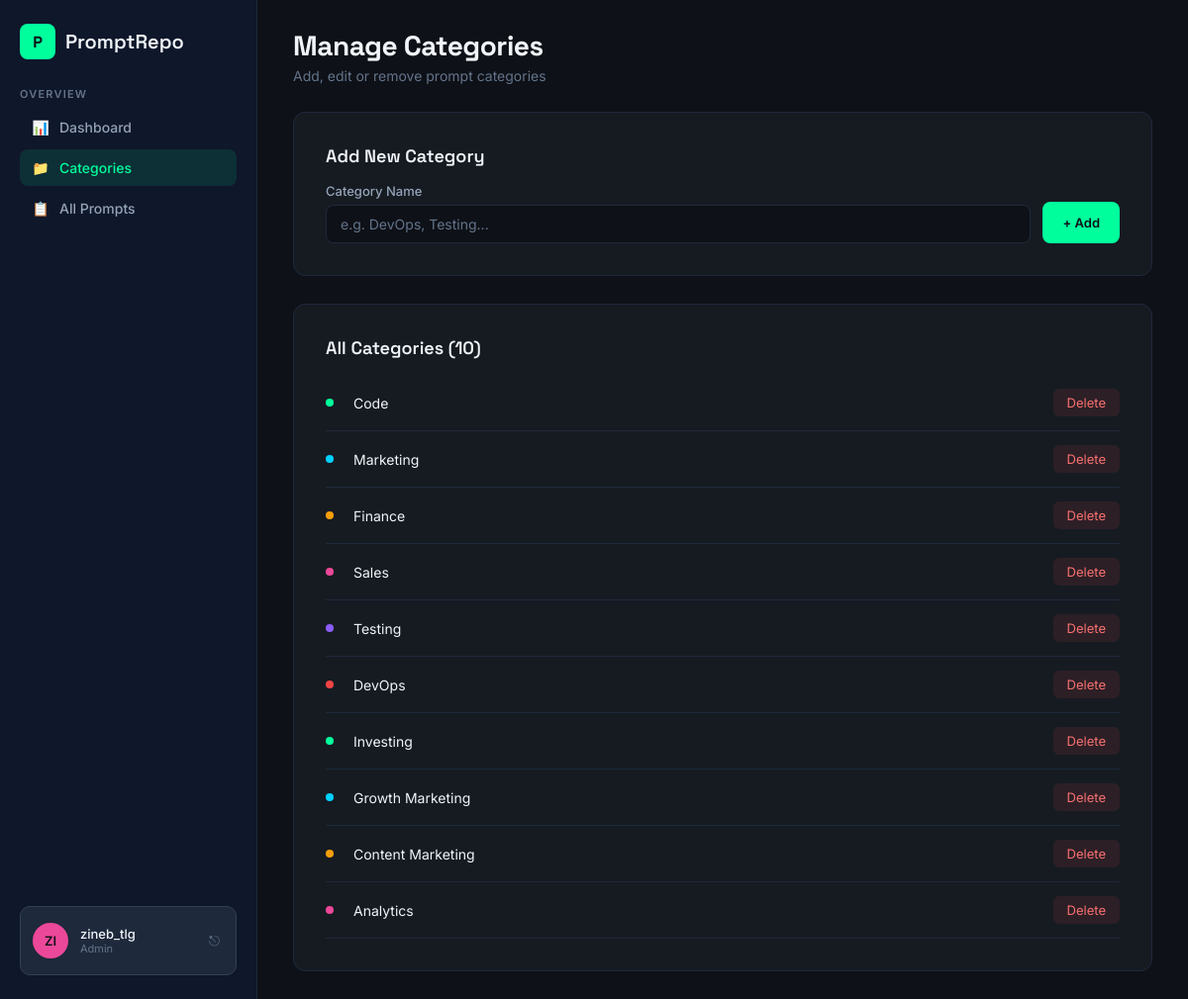
Screenshot of /admin/categories.php (signed in) with the database file from the repository.
### tables this page shows
CREATE TABLE `categories` (
  `Id` int(11) NOT NULL,
  `Title` varchar(50) NOT NULL,
  `Created_at` datetime DEFAULT current_timestamp()
);

### classes/Category.php (called while the page is built, shortened)
<?php
class Category{
    private $conn;
    private $table = "Categories";
    public function __construct($db){
        $this->conn =$db;
    }
    Public function getAll(){
        $query = "SELECT * FROM " . $this->table;
        $stmt =$this->conn->prepare($query);
        $stmt->execute();
        return $stmt;
    }
}
?>

### admin/categories.php (the view, shortened to what this page needs)
<?php
include '../classes/Category.php';
$database=new Database();
$db=$database->connect();
$category = new Category($db);
$categories = $category->getAll()->fetchAll(PDO::FETCH_ASSOC);
?>
<!DOCTYPE html>
<html lang="en">
<head>
    <link rel="stylesheet" href="../css/style.css">
</head>
<body>
<div class="dashboard">
    <aside class="sidebar" style="background:#0F172A;">
        <div class="sidebar-top">
            <div class="logo">
                <div class="logo-icon">P</div>
                <div class="logo-text">PromptRepo</div>
            </div>
            <div class="nav-section">
                <div class="nav-label">OVERVIEW</div>
                <a href="Dashboard.php" class="nav-item"><span class="icon">📊</span> Dashboard</a>
                <a href="categories.php" class="nav-item active"><span class="icon">📁</span> Categories</a>
                <a href="../prompts/index.php" class="nav-item"><span class="icon">📋</span> All Prompts</a>
            </div>
        </div>
        <div class="user-profile" style="background:#1E293B;border-color:#334155;">
            <div class="user-avatar" style="background:#EC4899;"><?= strtoupper(substr($_SESSION['username'], 0, 2)) ?></div>
            <div class="user-info">
                <div class="user-name"><?= $_SESSION['username'] ?></div>
                <div class="user-role">Admin</div>
            </div>
            <a href="../auth/logout.php" class="logout-btn" title="Logout">⎋</a>
        </div>
    </aside>
    <main class="main-content">
        <div class="top-bar">
            <div>
                <h1 class="page-title">Manage Categories</h1>
                <p class="page-subtitle">Add, edit or remove prompt categories</p>
            </div>
        </div>
        <div class="form-container" style="max-width:100%;">
            <div class="form-card">
                <h2 style="font-family:'Space Grotesk',sans-serif;font-size:18px;font-weight:600;margin-bottom:16px;color:var(--text-primary);">Add New Category</h2>
                <form method="POST" style="display:flex;gap:12px;align-items:flex-end;">
                    <div class="form-group" style="flex:1;margin-bottom:0;">
                        <label>Category Name</label>
                        <input type="text" name="title" placeholder="e.g. DevOps, Testing..." required>
                    </div>
                    <button type="submit" name="add" class="btn-primary" style="height:42px;">+ Add</button>
                </form>
            </div>
        </div>
        <div class="form-container" style="max-width:100%;">
            <div class="form-card">
                <h2 style="font-family:'Space Grotesk',sans-serif;font-size:18px;font-weight:600;margin-bottom:16px;color:var(--text-primary);">All Categories (<?= count($categories) ?>)</h2>
                <?php if (count($categories) > 0) : ?>
                <?php
                $colors = ['#00FF9C','#00D1FF','#F59E0B','#EC4899','#8B5CF6','#EF4444'];
                foreach ($categories as $i => $cat) :
                    $color = $colors[$i % count($colors)];
                ?>
                <div style="display:flex;align-items:center;justify-content:space-between;padding:14px 0;border-bottom:1px solid var(--neutral-border);">
                    <div style="display:flex;gap:12px;align-items:center;flex:1;">
                        <span class="cat-dot" style="background:<?= $color ?>;"></span>
                        <span style="color:var(--text-primary);font-size:14px;flex:1;"><?= $cat['Title'] ?></span>
                    </div>
                    <a href="categories.php?delete=<?= $cat['Id'] ?>"
                       onclick="return confirm('Delete this category?')"
                       style="color:#F87171;background:rgba(239,68,68,0.1);padding:6px 14px;border-radius:6px;font-size:13px;margin-left:8px;">Delete</a>
                </div>
                <?php endforeach; ?>
                <?php else : ?>
                <div class="empty-state">
                    <p>No categories yet.</p>
                </div>
                <?php endif; ?>
            </div>
        </div>
    </main>
</div>
</body>
</html>

### rows the page displays
categories: Title "Code"
categories: Title "Marketing"
categories: Title "Finance"
categories: Title "Sales"
categories: Title "Testing"
categories: Title "DevOps"
categories: Title "Investing"
categories: Title "Growth Marketing"
categories: Title "Content Marketing"
categories: Title "Analytics"

### other values shown
substr($_SESSION['username'], 0, 2) "ZI"
$_SESSION['username'] "zineb_tlg"
count($categories) "10"
